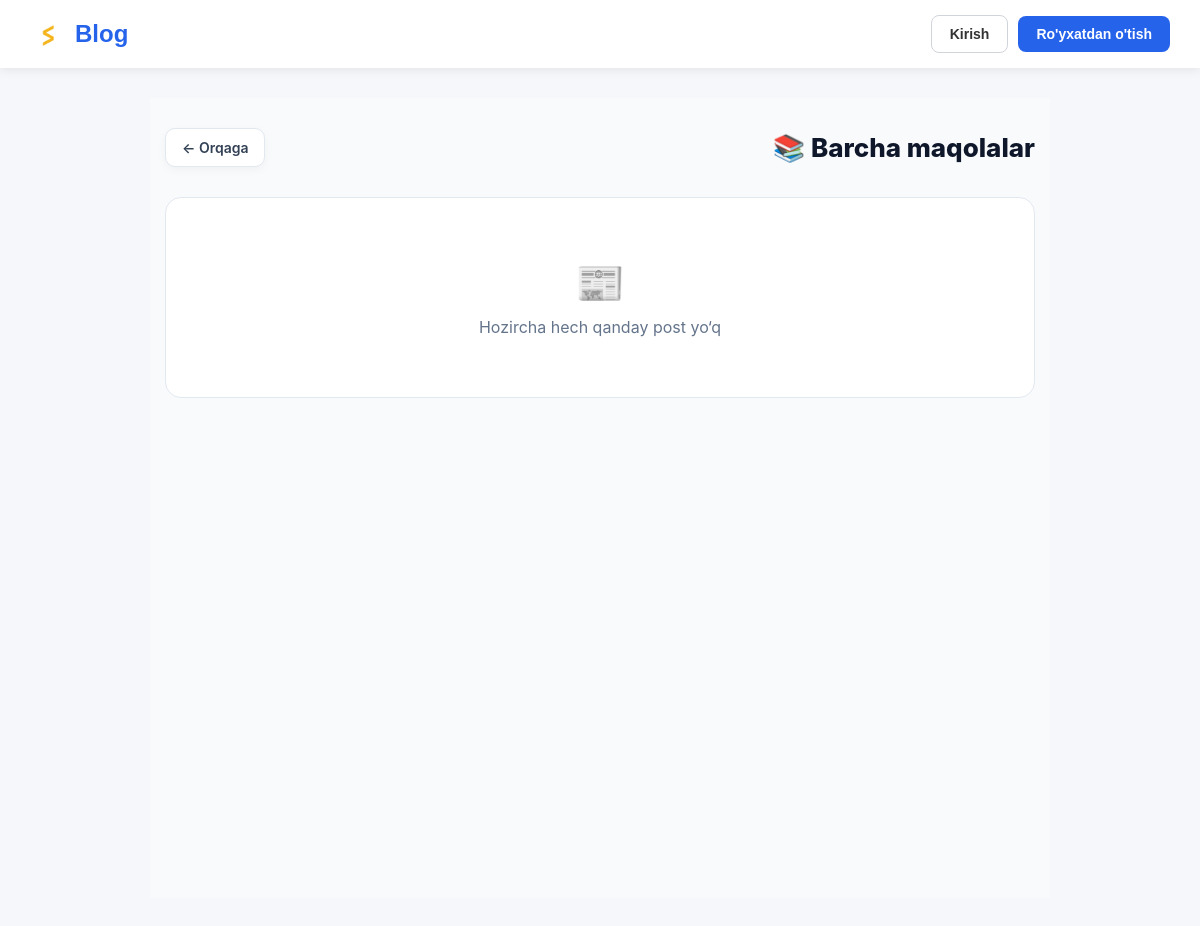
The page /articles/ on the database as committed earlier.
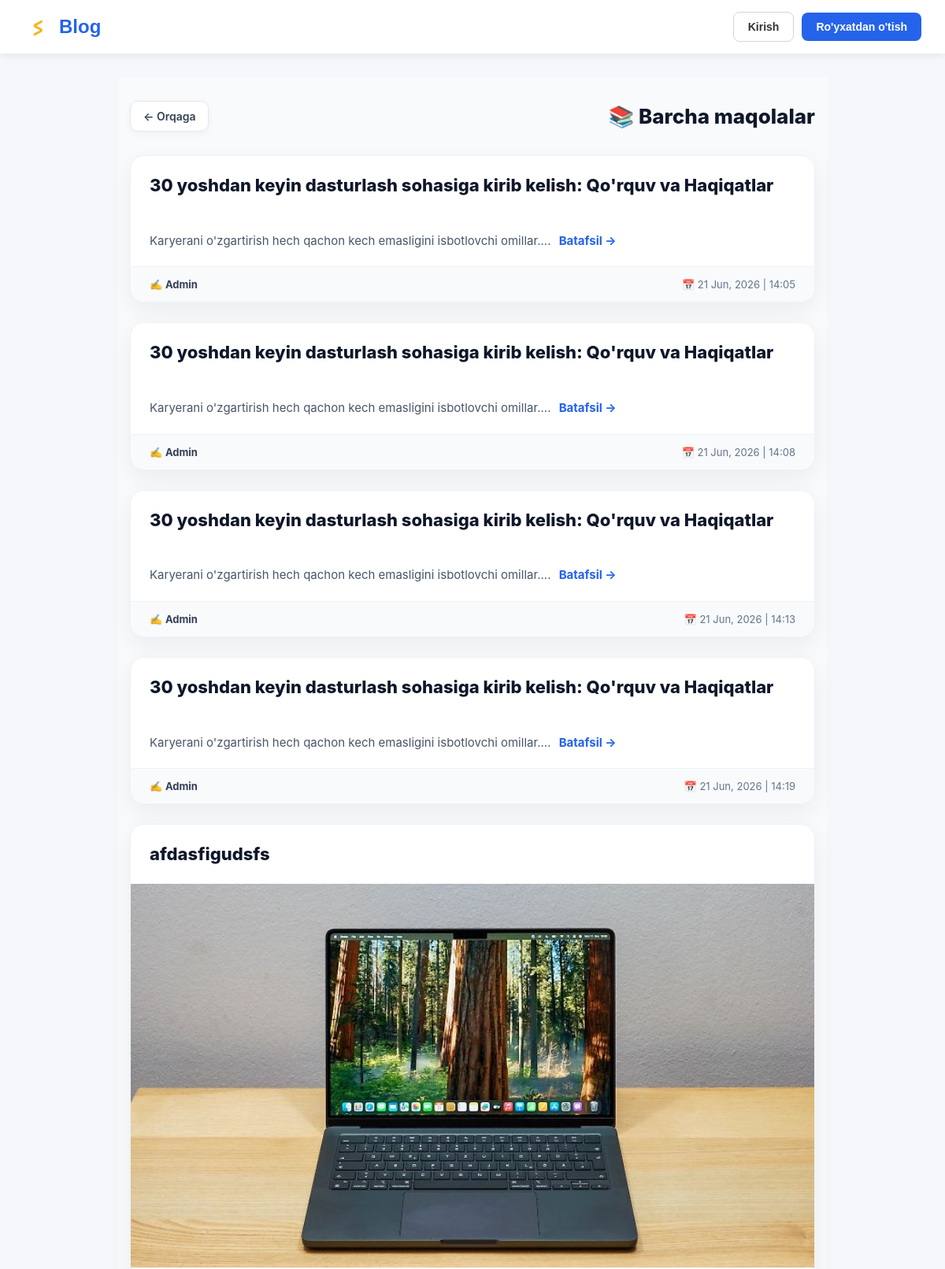
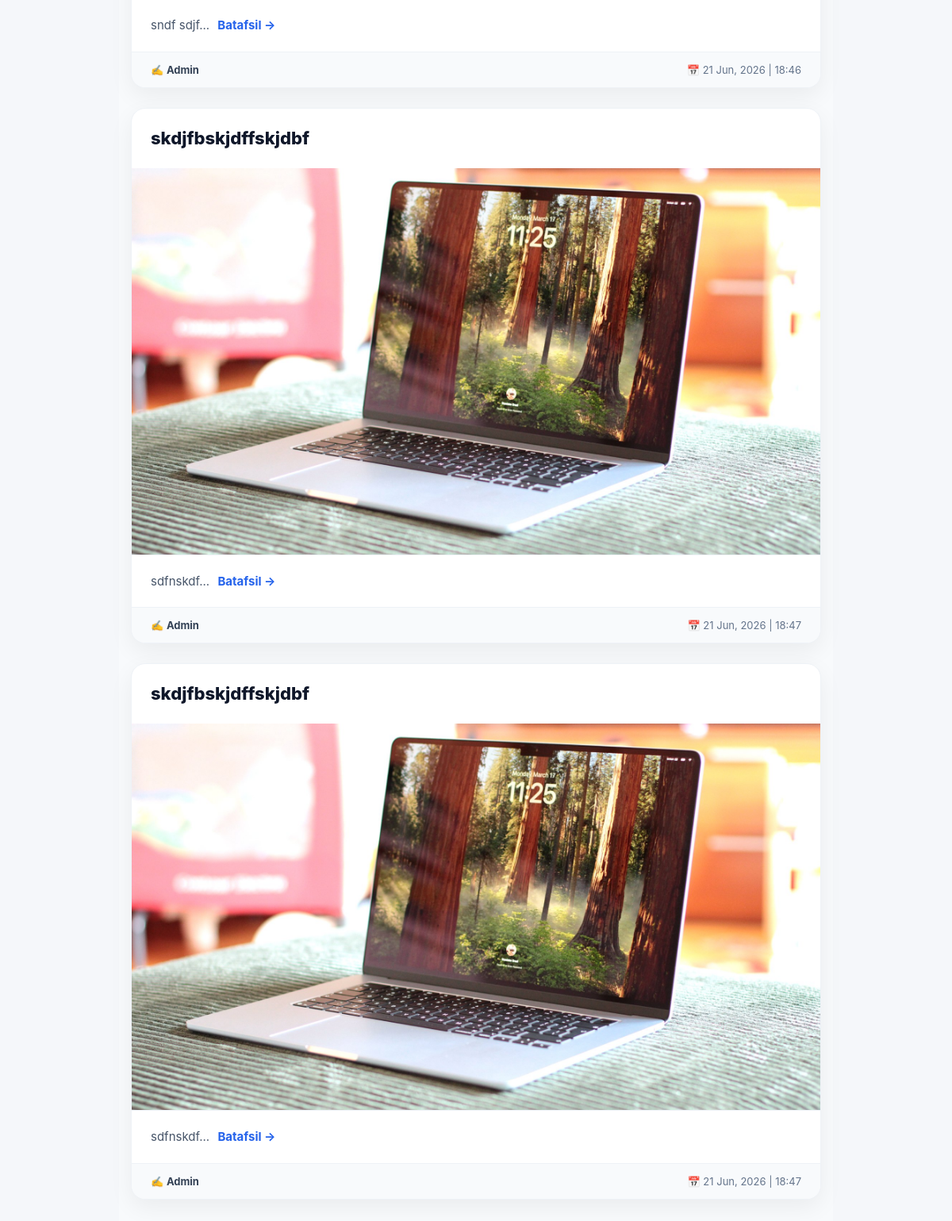
The same page on the database as committed later (2 pictures, top to bottom).
### articles/models.py (models this page shows, shortened)
class Article(models.Model):
    title = models.CharField(max_length=255)
    summary = models.CharField(max_length=200, blank=True)
    body = RichTextField()
    photo = models.ImageField(upload_to='images/', blank=True)
    date = models.DateTimeField(auto_now_add=True)
    author = models.ForeignKey(
        get_user_model(),
        on_delete=models.CASCADE,
    )

### accounts/models.py (models this page shows)
class CustomUser(AbstractUser):
    age = models.PositiveIntegerField(null=True, blank=True)

### articles/views.py (the view)
# urls.py: path('', ArticleListView.as_view(), name='article_list'),
class ArticleListView(ListView):
    model = Article
    template_name = 'article_list.html'

### templates/article_list.html (shortened to what this page needs)
{% extends 'base.html' %}
{% block content %}
<div style="
    max-width: 900px;
    margin: 0 auto;
    padding: 30px 15px;
    font-family: -apple-system, BlinkMacSystemFont, 'Segoe UI', Roboto, Helvetica, Arial, sans-serif;
    background: #f8fafc;
    min-height: 100vh;
">
    <div style="
        display:flex;
        justify-content:space-between;
        align-items:center;
        margin-bottom:30px;
    ">
        <a href="javascript:history.back()" style="
            padding:10px 16px;
            border-radius:10px;
            border:1px solid #e2e8f0;
            background:#fff;
            color:#334155;
            text-decoration:none;
            font-weight:600;
            font-size:14px;
            box-shadow:0 3px 10px rgba(0,0,0,0.04);
        ">
            ← Orqaga
        </a>
        <h2 style="
            margin:0;
            font-size:26px;
            font-weight:800;
            color:#0f172a;
        ">
            📚 Barcha maqolalar
        </h2>
    </div>
    {% for article in object_list %}
    <div style="
        background:#fff;
        border-radius:18px;
        overflow:hidden;
        margin-bottom:25px;
        box-shadow:0 10px 30px rgba(0,0,0,0.06);
        border:1px solid #eef2f7;
        transition:0.2s;
    ">
        <div style="padding:22px 24px;">
            <a href="{% url 'article_detail' article.pk %}" style="text-decoration:none;">
                <h3 style="
                    margin:0;
                    font-size:22px;
                    font-weight:800;
                    color:#0f172a;
                    line-height:1.4;
                ">
                    {{ article.title }}
                </h3>
            </a>
        </div>
        {% if article.photo %}
        <div style="
            width:100%;
            aspect-ratio: 16 / 9;
            overflow:hidden;
            background:#f1f5f9;
            border-bottom:1px solid #eef2f7;
        ">
            <img src="{{ article.photo.url }}" alt="{{ article.title }}" style="
                width:100%;
                height:100%;
                object-fit:cover;
                display:block;
            ">
        </div>
        {% endif %}
        <div style="
            padding:20px 24px;
            color:#475569;
            font-size:15px;
            line-height:1.7;
        ">
            {{ article.summary }}...
            <a href="{% url 'article_detail' article.pk %}" style="
                color:#2563eb;
                font-weight:700;
                text-decoration:none;
                margin-left:6px;
            ">
                Batafsil →
            </a>
        </div>
        <div style="
            display:flex;
            justify-content:space-between;
            align-items:center;
            padding:14px 24px;
            background:#f8fafc;
            border-top:1px solid #eef2f7;
            font-size:13px;
            color:#64748b;
        ">
            <div>✍️ <strong style="color:#334155;">{{ article.author|title }}</strong></div>
            <div>📅 {{ article.date|date:"d M, Y | H:i" }}</div>
        </div>
    </div>
    {% empty %}
        <div style="
            text-align:center;
            padding:60px 20px;
            background:#fff;
            border-radius:16px;
            border:1px solid #e2e8f0;
            color:#64748b;
        ">
            <div style="font-size:40px;">📰</div>
            <p style="margin-top:10px; font-size:16px;">
                Hozircha hech qanday post yo‘q
            </p>
        </div>
    {% endfor %}
</div>
{% endblock content %}

### templates/base.html (shortened to what this page needs)
{% load static %}
<!DOCTYPE html>
<html lang="uz">
<head>
</head>
<body>
<nav class="navbar">
    <a href="{% url 'home' %}" class="navbar-brand">
        <img src="{% static 'assets/img/logo.png' %}" width="35" alt="Logo">
        Blog
    </a>
    <div class="nav-actions">
        {% if user.is_authenticated %}
        <div class="dropdown">
            <a href="#" class="dropdown-toggle">
                👤 {{ user.username|title }}
            </a>
            <div class="dropdown-menu">
                <a href="{% url 'article_new' %}" class="dropdown-item">
                    📝 Yangi post
                </a>
                <div class="dropdown-divider"></div>
                <a href="{% url 'password_change' %}" class="dropdown-item">
                    🔑 Kalit so'zni almashtirish
                </a>
                <div class="dropdown-divider"></div>
                <form action="{% url 'logout' %}" method="post">
                    {% csrf_token %}
                    <button type="submit" class="dropdown-item btn-logout">
                        🚪 Chiqib ketish
                    </button>
                </form>
            </div>
        </div>
        {% else %}
        <a href="{% url 'login' %}" class="btn btn-login">
            Kirish
        </a>
        <a href="{% url 'signup' %}" class="btn btn-signup">
            Ro'yxatdan o'tish
        </a>
        {% endif %}
    </div>
</nav>
<main>
    <div class="container">
        {% block content %}
        {% endblock content %}
    </div>
</main>
</body>
</html>

### templates/base.html (style rules this page uses)
* { margin:0; padding:0; box-sizing:border-box; }
body { font-family:Arial, sans-serif; background:#f5f7fa; color:#333; min-height:100vh; display:flex; flex-direction:column; }
.navbar { background:#fff; padding:15px 30px; display:flex; justify-content:space-between; align-items:center; box-shadow:0 2px 10px rgba(0,0,0,.08); }
.navbar-brand { text-decoration:none; color:#2563eb; font-size:24px; font-weight:bold; display:flex; align-items:center; gap:10px; }
.nav-actions { display:flex; align-items:center; gap:10px; }
.btn { text-decoration:none; padding:10px 18px; border-radius:8px; font-size:14px; font-weight:600; transition:.3s; }
.btn-login { border:1px solid #d1d5db; color:#333; background:#fff; }
.btn-signup { background:#2563eb; color:white; }
main { flex:1; padding:30px 20px; }
.container { max-width:1100px; margin:auto; }

Rows that differ between the two databases and show on the page:
added Article: title "30 yoshdan keyin dasturlash sohasiga kirib kelish: Qo'rquv va Haqiqatlar", summary "Karyerani o'zgartirish hech qachon kech emasligini isbotlovchi omillar.", author "Admin", date|H "21 Jun, 2026 | 14:05"
added Article: title "30 yoshdan keyin dasturlash sohasiga kirib kelish: Qo'rquv va Haqiqatlar", summary "Karyerani o'zgartirish hech qachon kech emasligini isbotlovchi omillar.", author "Admin", date|H "21 Jun, 2026 | 14:08"
added Article: title "30 yoshdan keyin dasturlash sohasiga kirib kelish: Qo'rquv va Haqiqatlar", summary "Karyerani o'zgartirish hech qachon kech emasligini isbotlovchi omillar.", author "Admin", date|H "21 Jun, 2026 | 14:13"
added Article: title "30 yoshdan keyin dasturlash sohasiga kirib kelish: Qo'rquv va Haqiqatlar", summary "Karyerani o'zgartirish hech qachon kech emasligini isbotlovchi omillar.", author "Admin", date|H "21 Jun, 2026 | 14:19"
added Article: title "afdasfigudsfs", photo (picture), summary "sndf sdjf", author "Admin", date|H "21 Jun, 2026 | 18:46"
added Article: title "skdjfbskjdffskjdbf", photo (picture), summary "sdfnskdf", author "Admin", date|H "21 Jun, 2026 | 18:47"
added Article: title "skdjfbskjdffskjdbf", photo (picture), summary "sdfnskdf", author "Admin", date|H "21 Jun, 2026 | 18:47"
Other text that changed with them:
text no longer shown: "📰 Hozircha hech qanday post yo‘q"
